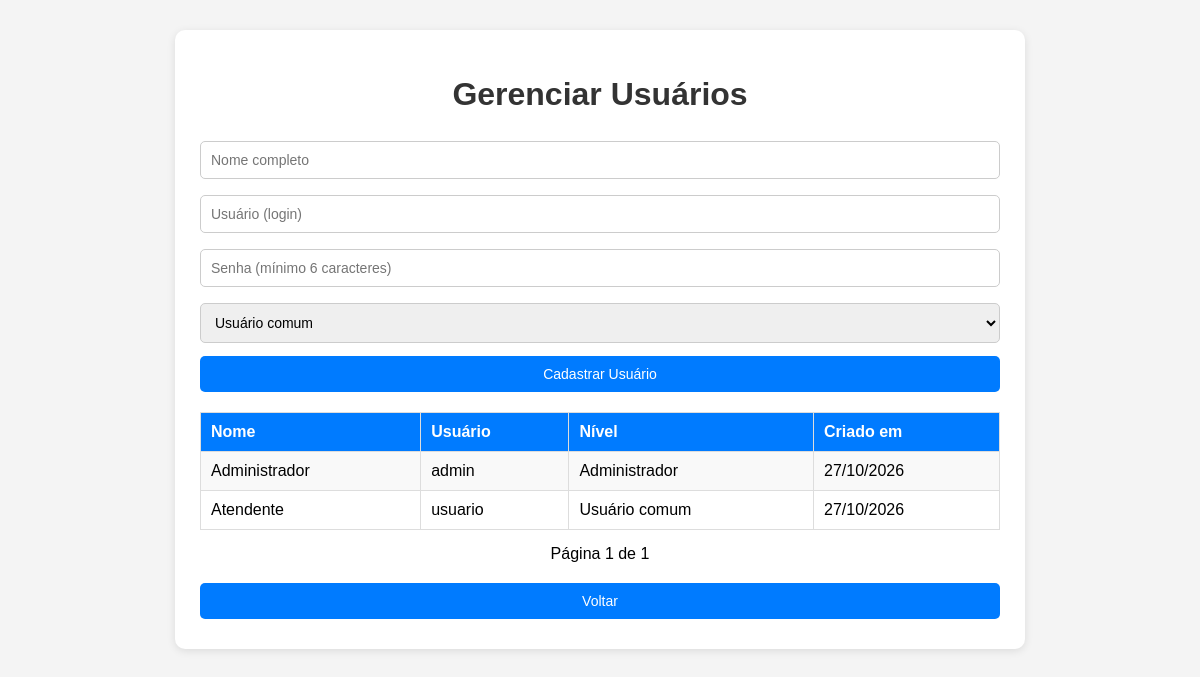
/usuarios.php (signed in), run on the app's committed database.
### tables this page shows
CREATE TABLE usuarios (
    id INT AUTO_INCREMENT PRIMARY KEY,
    nome VARCHAR(100) NOT NULL,
    usuario VARCHAR(50) NOT NULL UNIQUE,
    senha VARCHAR(255) NOT NULL,
    nivel ENUM('admin','comum') NOT NULL DEFAULT 'comum',
    criado_em DATETIME DEFAULT CURRENT_TIMESTAMP
);

### usuarios.php (the view, shortened to what this page needs)
<?php
require_once "conexao.php";
$nome = $login = "";
$nivel = "comum";
$por_pagina = 10;
$pagina     = isset($_GET['pagina']) ? (int)$_GET['pagina'] : 1;
$offset = ($pagina - 1) * $por_pagina;
$total = $conn->query("SELECT COUNT(*) FROM usuarios")->fetch_row()[0];
$total_paginas = max(1, (int)ceil($total / $por_pagina));
$stmt = $conn->prepare("SELECT nome, usuario, nivel, criado_em FROM usuarios ORDER BY nome LIMIT ? OFFSET ?");
$stmt->bind_param("ii", $por_pagina, $offset);
$stmt->execute();
$result = $stmt->get_result();
?>
<!DOCTYPE html>
<html>
<head>
    <link rel="stylesheet" href="css/estilo.css">
</head>
<body>
<div class="container">
    <h1>Gerenciar Usuários</h1>
    <form method="POST" action="usuarios.php">
        <input type="text"     name="nome"    placeholder="Nome completo" value="<?php echo htmlspecialchars($nome); ?>" required>
        <input type="text"     name="usuario" placeholder="Usuário (login)" value="<?php echo htmlspecialchars($login); ?>" required>
        <input type="password" name="senha"   placeholder="Senha (mínimo 6 caracteres)" required>
        <select name="nivel">
            <option value="comum" <?php if ($nivel === 'comum') echo 'selected'; ?>>Usuário comum</option>
        </select>
        <button type="submit">Cadastrar Usuário</button>
    </form>
    <table>
        <tr><th>Nome</th><th>Usuário</th><th>Nível</th><th>Criado em</th></tr>
        <?php while ($row = $result->fetch_assoc()): ?>
        <tr>
            <td><?php echo htmlspecialchars($row['nome']); ?></td>
            <td><?php echo htmlspecialchars($row['usuario']); ?></td>
            <td><?php echo $row['nivel'] === 'admin' ? 'Administrador' : 'Usuário comum'; ?></td>
            <td><?php echo date('d/m/Y', strtotime($row['criado_em'])); ?></td>
        </tr>
        <?php endwhile; ?>
    </table>
    <div class="paginacao">
        <span>Página <?php echo $pagina; ?> de <?php echo $total_paginas; ?></span>
    </div>
    <a href="dashboard.php"><button>Voltar</button></a>
</div>
</body>
</html>

### css/estilo.css (style rules this page uses)
body { font-family: Arial, sans-serif; background: #f4f4f4; margin: 0; padding: 0; }
.container { width: 90%; max-width: 800px; margin: 30px auto; background: white; padding: 25px; border-radius: 10px; box-shadow: 0 2px 8px rgba(0,0,0,0.1); }
h1 { text-align: center; color: #333; margin-bottom: 20px; }
input, select { width: 100%; padding: 10px; margin: 8px 0; box-sizing: border-box; border: 1px solid #ccc; border-radius: 5px; font-size: 14px; }
button { width: 100%; padding: 10px; margin: 5px 0; border: none; background: #007bff; color: white; cursor: pointer; border-radius: 5px; font-size: 14px; }
table { width: 100%; border-collapse: collapse; margin: 15px 0; }
table, th, td { border: 1px solid #ddd; }
th { background: #007bff; color: white; padding: 10px; text-align: left; }
td { padding: 10px; }
tr:nth-child(even) { background: #f9f9f9; }
.paginacao { display: flex; justify-content: center; align-items: center; gap: 15px; margin: 15px 0; }

### data on the page
usuarios: nome "Administrador", usuario "admin", nivel "Administrador", criado_em "27/10/2026"
usuarios: nome "Atendente", usuario "usuario", nivel "Usuário comum", criado_em "27/10/2026"

### other printed values
$pagina "1"
$total_paginas "1"
